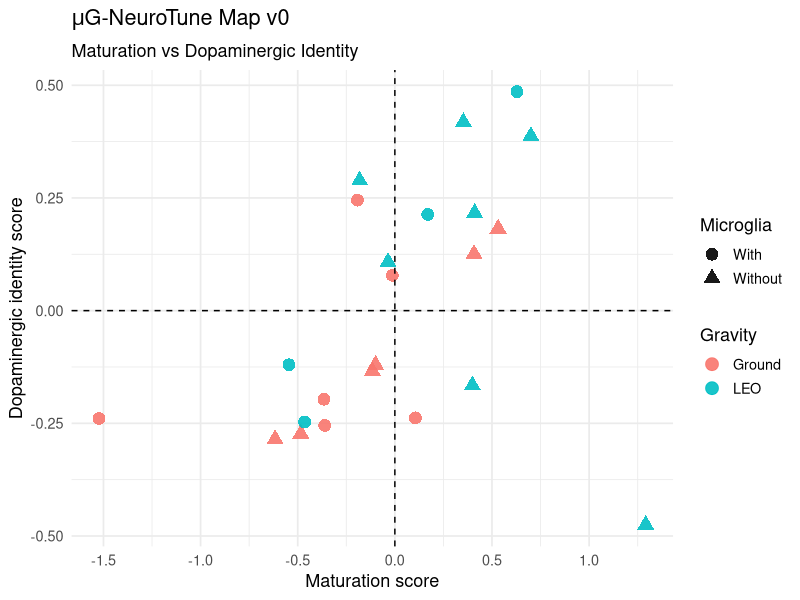
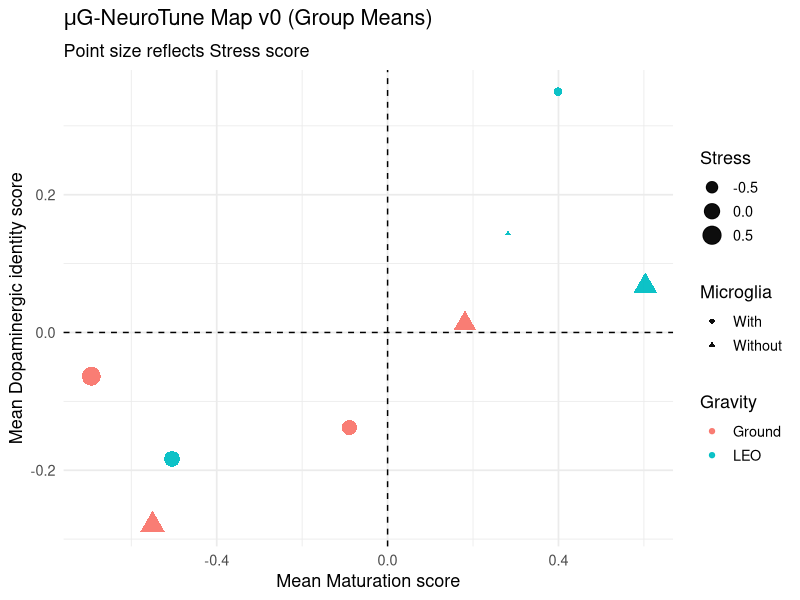
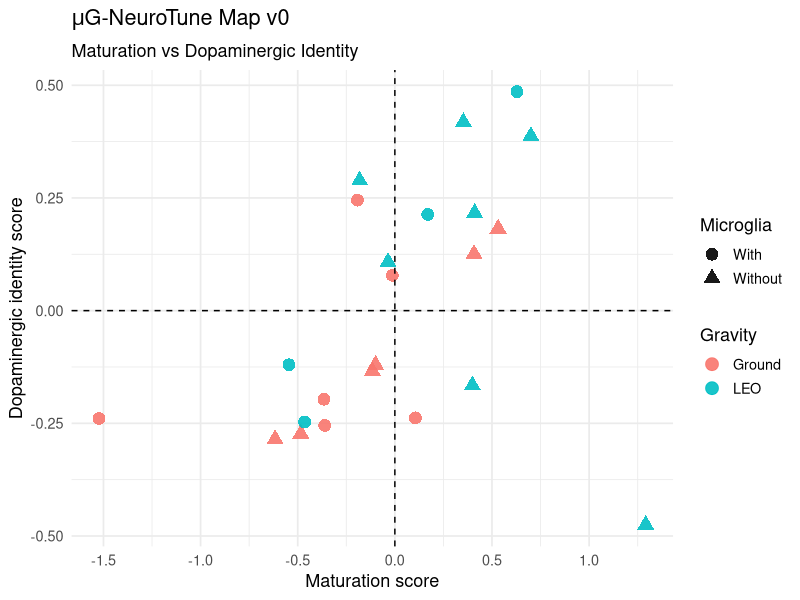
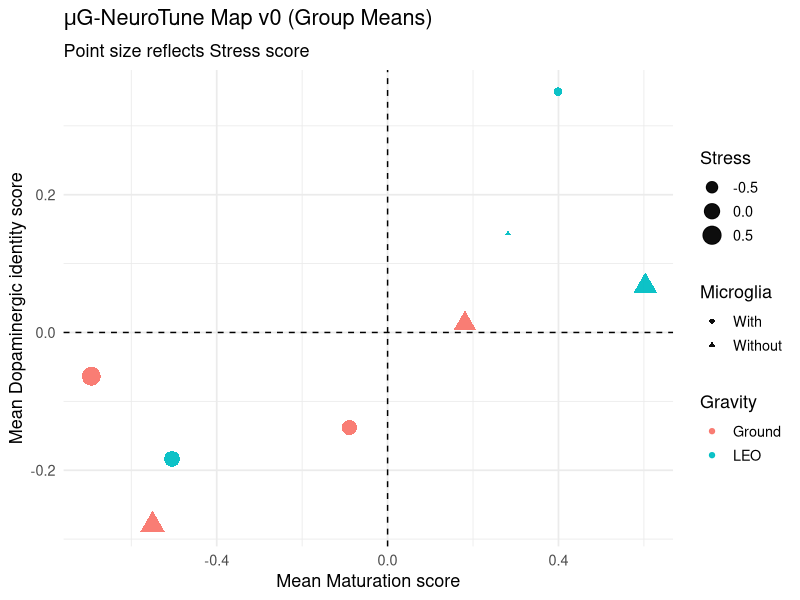

Write the R code that produced these figures, in order.
# ============================================================
# 03_maturation_integrity_map.R
# Purpose:
# Create the µG-NeuroTune maturation vs dopaminergic identity map
# ============================================================

library(ggplot2)

# ----------------------------
# 1. Load sample-level scores
# ----------------------------
scores <- read.csv(
  "05_RESULTS/Program_Scores_Sample_Level.csv",
  stringsAsFactors = FALSE
)

print("=== SAMPLE SCORES LOADED ===")
print(dim(scores))
print(head(scores))

# ----------------------------
# 2. Create output folder if needed
# ----------------------------
if (!dir.exists("06_FIGURES")) {
  dir.create("06_FIGURES")
}

# ----------------------------
# 3. Main maturation-integrity map
# ----------------------------
p_map <- ggplot(
  scores,
  aes(
    x = Maturation,
    y = Dopaminergic_identity,
    color = gravity_plot,
    shape = microglia_plot
  )
) +
  geom_point(size = 4, alpha = 0.9) +
  geom_hline(yintercept = 0, linetype = "dashed") +
  geom_vline(xintercept = 0, linetype = "dashed") +
  labs(
    title = expression(mu*"G-NeuroTune Map v0"),
    subtitle = "Maturation vs Dopaminergic Identity",
    x = "Maturation score",
    y = "Dopaminergic identity score",
    color = "Gravity",
    shape = "Microglia"
  ) +
  theme_minimal(base_size = 13)

print(p_map)

# ----------------------------
# 4. Save main figure
# ----------------------------
ggsave(
  filename = "06_FIGURES/muG_NeuroTune_Map_v0.png",
  plot = p_map,
  width = 8,
  height = 6,
  dpi = 300
)

# ----------------------------
# 5. Group mean map
# ----------------------------
group_means <- aggregate(
  cbind(Maturation, Dopaminergic_identity, Stress) ~ gravity_plot + disease_plot + microglia_plot,
  data = scores,
  FUN = mean
)

print("=== GROUP MEANS ===")
print(group_means)

p_group <- ggplot(
  group_means,
  aes(
    x = Maturation,
    y = Dopaminergic_identity,
    color = gravity_plot,
    shape = microglia_plot,
    size = Stress
  )
) +
  geom_point(alpha = 0.95) +
  geom_hline(yintercept = 0, linetype = "dashed") +
  geom_vline(xintercept = 0, linetype = "dashed") +
  labs(
    title = expression(mu*"G-NeuroTune Map v0 (Group Means)"),
    subtitle = "Point size reflects Stress score",
    x = "Mean Maturation score",
    y = "Mean Dopaminergic identity score",
    color = "Gravity",
    shape = "Microglia",
    size = "Stress"
  ) +
  theme_minimal(base_size = 13)

print(p_group)

ggsave(
  filename = "06_FIGURES/muG_NeuroTune_Map_v0_group_means.png",
  plot = p_group,
  width = 8,
  height = 6,
  dpi = 300
)

# ----------------------------
# 6. Save group mean table
# ----------------------------
write.csv(
  group_means,
  "05_RESULTS/Maturation_Integrity_Group_Means.csv",
  row.names = FALSE
)

message("MATURATION-INTEGRITY MAP COMPLETED SUCCESSFULLY")
